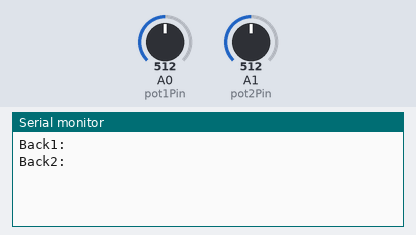
A sketch run on a simulated Arduino Uno, built with avr-gcc and run on an emulated ATmega328P. Shown: the last lines printed to the serial monitor. Inputs (shaded band) come from the test bench; at power-on: A0 (pot1Pin) = 512, A1 (pot2Pin) = 512.

Above: at 1.2 s.
1.3 s: A0 (pot1Pin) set to 306
At 2.2 s:
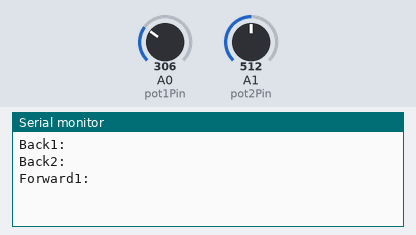
2.8 s: A1 (pot2Pin) set to 306
At 3.4 s:
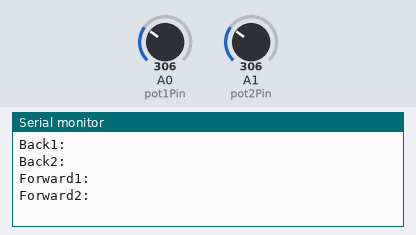

The sketch:

PotentiometerReaderV1.1-TGV.ino
```cpp
// Please ignore the commented out lines that do nothing, I am still working a lot on this file.

float RT = 10000;// the rated potentiometer value 10k
float R;// the unknown resistance value
float R2;// the unknown resistance value R

int pot1Pin = A0; // potentiometer is connected to analog 0 pin
int pot1Value; // variable used to store the value coming from the sensor
int percent1; // variable used to store the percentage value
int clickedPercent1;
int prevClickedPercent1 = 0;

int pot2Pin = A1; // potentiometer is connected to analog 0 pin
int pot2Value; // variable used to store the value coming from the sensor
int percent2; // variable used to store the percentage value
int clickedPercent2; \
int prevClickedPercent2 = 0;

int prevPot1Val = 0; // potentiometer 1's previous value to detect movement
int prevPot2Val = 0; // potentiometer 2's previous value to detect movement

int throttleClicks = 17; // define the amount of position a train's throttle or combined throttle/brake lever has
// The TGV Euroduplex for example needs 17 (8 in each direction for throttle + 0 throttle)
int brakeClicks = 2; // a bit more complex but similar to the 'throttleClicks'.
// For the TGV Euroduplex it is different then most locomotives as it acts as an apply or release and not a specific amount.

void setup() {
Serial.begin(9600); // initialize the serial communication
}
void loop() {


// ---Pot 1---
pot1Value = analogRead(pot1Pin); // get a reading from the potentiometer, assign the name potValue
percent1 = map(pot1Value, 0, 1020, 0, 100); // convert reading to a percentage
clickedPercent1 = map(pot1Value, 0, 1020, 0, throttleClicks);

if (clickedPercent1 < prevClickedPercent1) {

  Serial.println("Forward1:");
//  Serial.println(clickedPercent1); // debug info only
//  Serial.println(prevClickedPercent1); // debug info only

  prevClickedPercent1 = clickedPercent1;
  delay(1);
} else if (clickedPercent1 > prevClickedPercent1) {
  Serial.println("Back1:");
//  Serial.println(clickedPercent1); // debug info only
//  Serial.println(prevClickedPercent1); // debug info only

  prevClickedPercent1 = clickedPercent1;
  delay(1);
} else {

  prevClickedPercent1 = clickedPercent1;
  delay(1);
}

// ---Pot 2---
pot2Value = analogRead(pot2Pin); // get a reading from the potentiometer, assign the name potValue
percent2 = map(pot2Value, 0, 1020, 0, 100) - 5; // convert reading to a percentage
clickedPercent2 = map(pot2Value, 0, 1020, 0, brakeClicks);

if (clickedPercent2 < prevClickedPercent2) {
  Serial.println("Forward2:");
//  Serial.println(clickedPercent2); // debug info only
//  Serial.println(prevClickedPercent2); // debug info only

  prevClickedPercent2 = clickedPercent2;
  delay(1);
} else if (clickedPercent2 > prevClickedPercent2) {
  Serial.println("Back2:");
//  Serial.println(clickedPercent2); // debug info only
//  Serial.println(prevClickedPercent2); // debug info only

  prevClickedPercent2 = clickedPercent2;
  delay(1);
} else {

  prevClickedPercent2 = clickedPercent2;
  delay(1);
}
// delay(8);
}
```

Measured:
- after the input at 1.3 s, the serial monitor: prints a new line at once (image 1)
- after the input at 2.8 s, the serial monitor: prints a new line at once (image 2)
